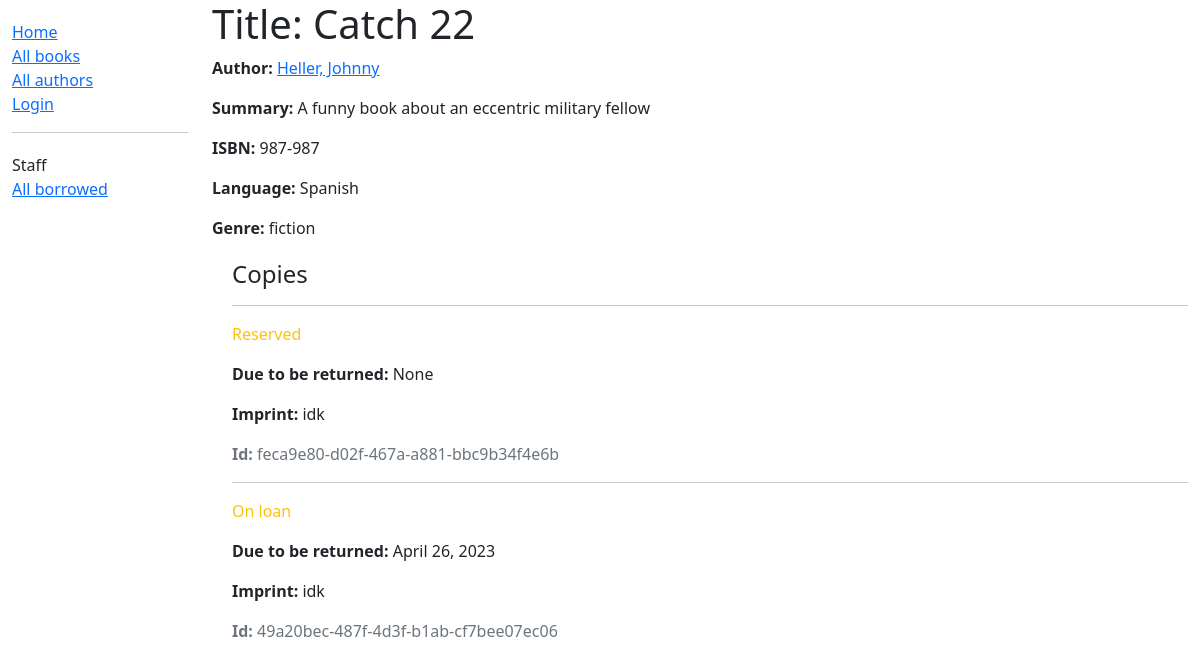
/catalog/book/2, run on an earlier commit of the app's database.
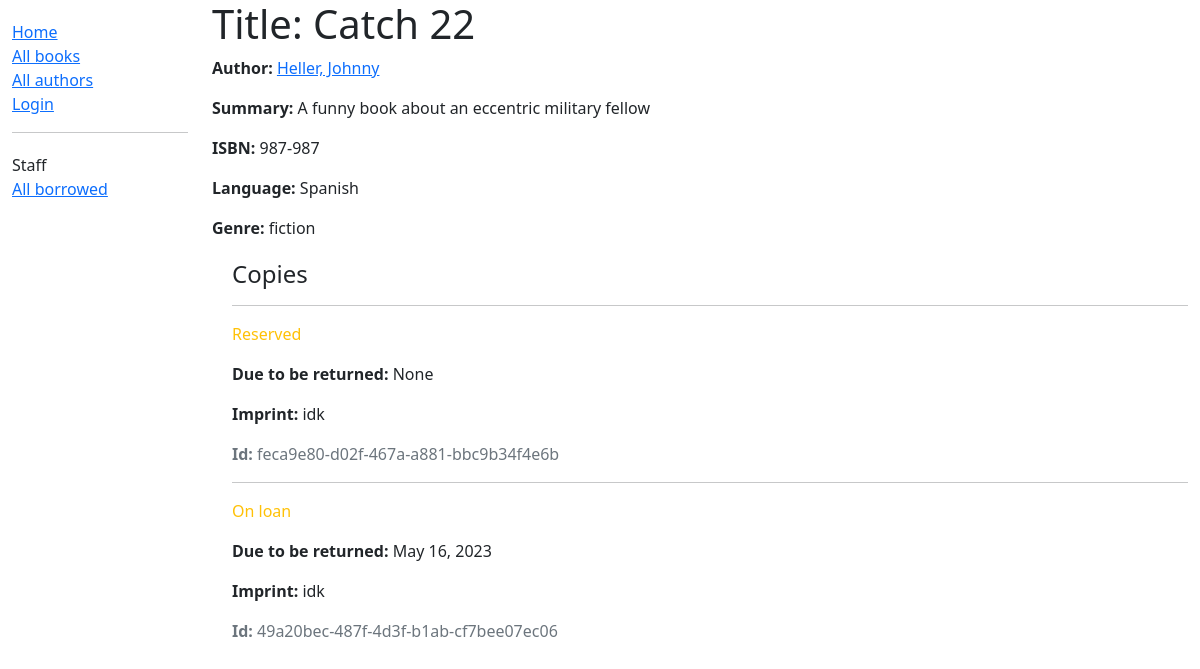
And on a later commit of the database.
### catalog/models.py (models this page shows, shortened)
class BookInstance(models.Model):
    id = models.UUIDField(
        primary_key=True,
        default=uuid.uuid4,
        help_text="Unique ID for this particular book across whole library",
    )
    book = models.ForeignKey("Book", on_delete=models.RESTRICT, null=True)
    imprint = models.CharField(max_length=200)
    due_back = models.DateField(null=True, blank=True)
    LOAN_STATUS = (
        ("m", "Maintenance"),
        ("o", "On loan"),
        ("a", "Available"),
        ("r", "Reserved"),
    )
    status = models.CharField(
        max_length=1,
        choices=LOAN_STATUS,
        blank=True,
        default="m",
        help_text="Book availability",
    )
    borrower = models.ForeignKey(User, on_delete=models.SET_NULL, null=True, blank=True)
    class Meta:
        ordering = ["due_back"]
        permissions = (("can_mark_returned", "Set book as returned"),)

### catalog/views.py (the view)
# urls.py: path("book/<int:pk>", views.BookDetailView.as_view(), name="book-detail"),
class BookDetailView(generic.DetailView):
    model = Book

### catalog/models.py (called while the page is built)
    def __str__(self) -> str:
        return self.name

    def __str__(self) -> str:
        return self.name

    def get_absolute_url(self):
        return reverse("author-detail", args=[str(self.id)])

    def __str__(self) -> str:
        return f"{self.last_name}, {self.first_name}"

### catalog/templates/catalog/book_detail.html
{% extends "base_generic.html" %} {% block content %}
<h1>Title: {{ book.title }}</h1>
<p>
  <strong>Author:</strong>
  <a href=" {{ book.author.get_absolute_url }}">{{ book.author }}</a>
</p>
<p><strong>Summary:</strong> {{ book.summary }}</p>
<p><strong>ISBN:</strong> {{ book.isbn }}</p>
<p><strong>Language:</strong> {{ book.language }}</p>
<p><strong>Genre:</strong> {{ book.genre.all|join:", " }}</p>
<div style="margin-left: 20px; margin-top: 20px">
  <h4>Copies</h4>
  {% for copy in book.bookinstance_set.all %}
  <hr />
  <p
    class="{% if copy.status == 'a' %}text-success{% elif copy.status == 'm' %}text-danger{% else %}text-warning{% endif %}"
  >
    {{ copy.get_status_display }}
  </p>
  {% if copy.status != 'a' %}
  <p><strong>Due to be returned:</strong> {{ copy.due_back }}</p>
  {% endif %}
  <p><strong>Imprint:</strong> {{ copy.imprint }}</p>
  <p class="text-muted"><strong>Id:</strong> {{ copy.id }}</p>
  {% endfor %}
</div>
{% endblock %}

What changed in the data, as far as the page shows it:
changed BookInstance "On loan": due_back "April 26, 2023" → "May 16, 2023"
